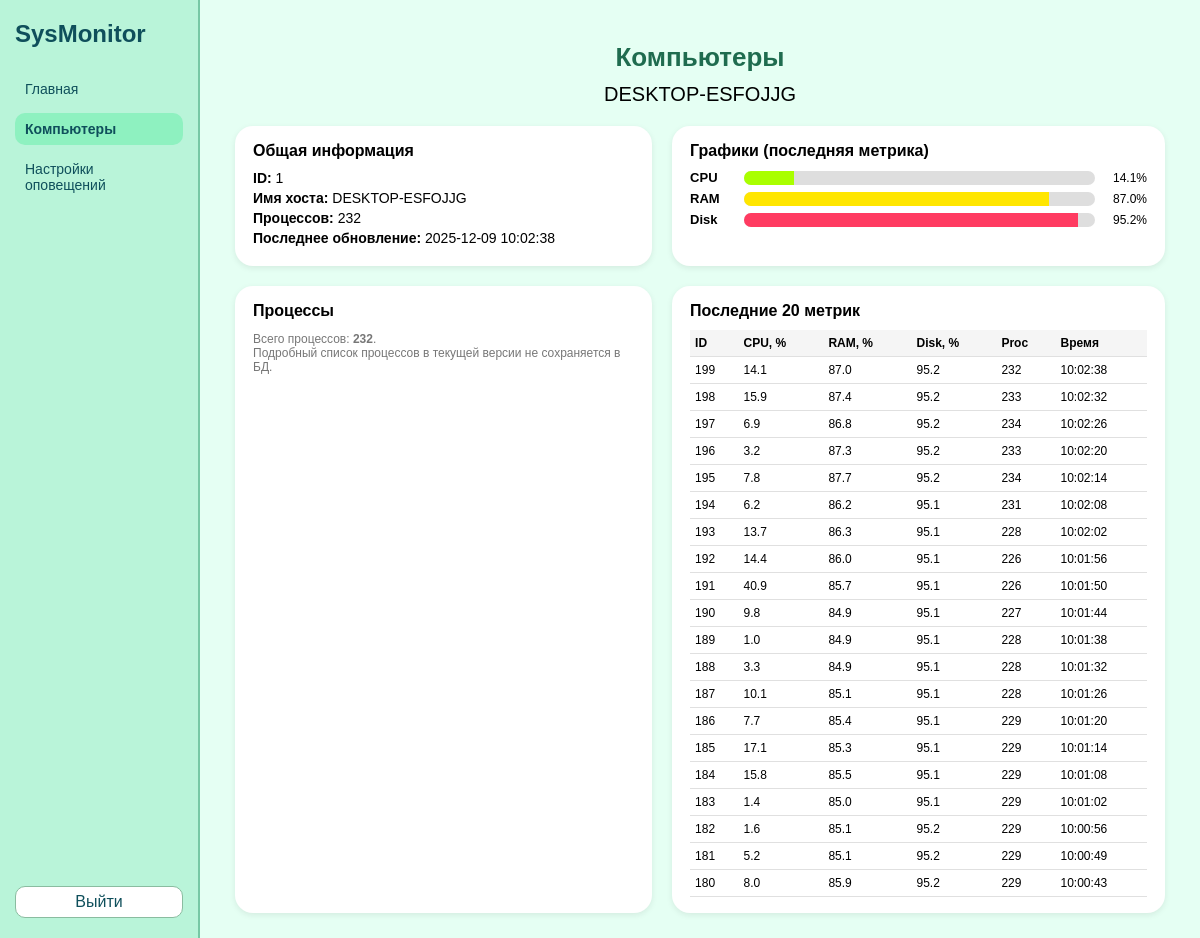
The page /computer/1 (signed in) on the database its author committed.
### app/models.py (models this page shows)
class Computer(db.Model):
    id = db.Column(db.Integer, primary_key=True)
    hostname = db.Column(db.String(128), unique=True, nullable=False)
    created_at = db.Column(db.DateTime, default=datetime.utcnow)
    metrics = db.relationship('Metric', backref='computer', lazy=True, cascade="all, delete-orphan")

class Metric(db.Model):
    id = db.Column(db.Integer, primary_key=True)
    computer_id = db.Column(db.Integer, db.ForeignKey('computer.id'), nullable=False)
    cpu_percent = db.Column(db.Float)
    memory_usage = db.Column(db.Float)
    disk_usage = db.Column(db.Float)
    processes = db.Column(db.Integer)
    timestamp = db.Column(db.DateTime, default=datetime.utcnow)

### app/routes.py (the view)
@main.route('/computer/<int:comp_id>')
@login_required
def computer_detail(comp_id):
    comp = Computer.query.get_or_404(comp_id)
    metrics = (
        Metric.query
        .filter_by(computer_id=comp.id)
        .order_by(Metric.id.desc())
        .limit(20)
        .all()
    )
    return render_template('detail.html', comp=comp, metrics=metrics)

### app/routes.py (called while the page is built)
def login_required(view_func):
    @wraps(view_func)
    def wrapper(*args, **kwargs):
        if not session.get('logged_in'):
            return redirect(url_for('main.login'))
        return view_func(*args, **kwargs)
    return wrapper

### app/templates/detail.html (shortened to what this page needs)
<!DOCTYPE html>
<html lang="ru">
<head>
</head>
<body>
<div class="app">
    <aside class="sidebar">
        <div class="logo-text">SysMonitor</div>
        <div class="menu-item">
            <a href="{{ url_for('main.dashboard') }}">Главная</a>
        </div>
        <div class="menu-item active">
            <a href="{{ url_for('main.index') }}">Компьютеры</a>
        </div>
        <div class="menu-item">
            <a href="{{ url_for('main.alerts_settings') }}">Настройки оповещений</a>
        </div>
        <div class="menu-footer">
            <div class="logout-btn">
                <a href="{{ url_for('main.logout') }}">Выйти</a>
            </div>
        </div>
    </aside>
    <main class="main">
        <h1 class="main-title">Компьютеры</h1>
        <div class="subtitle">{{ comp.hostname }}</div>
        {% if metrics %}
            {% set last = metrics[0] %}
        {% endif %}
        <div class="top-grid">
            <div class="card">
                <div class="card-title">Общая информация</div>
                <div class="info-row">
                    <span class="info-label">ID:</span> {{ comp.id }}
                </div>
                <div class="info-row">
                    <span class="info-label">Имя хоста:</span> {{ comp.hostname }}
                </div>
                {% if last %}
                    <div class="info-row">
                        <span class="info-label">Процессов:</span> {{ last.processes }}</div>
                    <div class="info-row">
                        <span class="info-label">Последнее обновление:</span>
                        {{ last.timestamp.strftime('%Y-%m-%d %H:%M:%S') }}
                    </div>
                {% else %}
                    <div class="info-row placeholder">Данных от агента пока нет.</div>
                {% endif %}
            </div>
            <div class="card">
                <div class="card-title">Графики (последняя метрика)</div>
                {% if last %}
                    <div class="metric-row">
                        <div class="metric-label">CPU</div>
                        <div class="bar-wrapper">
                            <div class="bar-fill bar-cpu" data-width="{{ last.cpu_percent or 0 }}"></div>
                        </div>
                        <div class="metric-value">{{ last.cpu_percent or 0 }}%</div>
                    </div>
                    <div class="metric-row">
                        <div class="metric-label">RAM</div>
                        <div class="bar-wrapper">
                            <div class="bar-fill bar-ram" data-width="{{ last.memory_usage or 0 }}"></div>
                        </div>
                        <div class="metric-value">{{ last.memory_usage or 0 }}%</div>
                    </div>
                    <div class="metric-row">
                        <div class="metric-label">Disk</div>
                        <div class="bar-wrapper">
                            <div class="bar-fill bar-disk" data-width="{{ last.disk_usage or 0 }}"></div>
                        </div>
                        <div class="metric-value">{{ last.disk_usage or 0 }}%</div>
                    </div>
                {% else %}
                    <p class="placeholder">Нет данных для отображения графиков.</p>
                {% endif %}
            </div>
        </div>
        <div class="tables-row" style="margin-top: 20px;">
            <div class="card">
                <div class="card-title">Процессы</div>
                {% if last %}
                    <p class="placeholder">
                        Всего процессов: <strong>{{ last.processes }}</strong>.<br>
                        Подробный список процессов в текущей версии не сохраняется в БД.
                    </p>
                {% else %}
                    <p class="placeholder">Нет данных о процессах.</p>
                {% endif %}
            </div>
            <div class="card">
                <div class="card-title">Последние 20 метрик</div>
                {% if metrics %}
                    <table>
                        <tr>
                            <th>ID</th>
                            <th>CPU, %</th>
                            <th>RAM, %</th>
                            <th>Disk, %</th>
                            <th>Proc</th>
                            <th>Время</th>
                        </tr>
                        {% for m in metrics %}
                            <tr>
                                <td>{{ m.id }}</td>
                                <td>{{ m.cpu_percent }}</td>
                                <td>{{ m.memory_usage }}</td>
                                <td>{{ m.disk_usage }}</td>
                                <td>{{ m.processes }}</td>
                                <td>{{ m.timestamp.strftime('%H:%M:%S') }}</td>
                            </tr>
                        {% endfor %}
                    </table>
                {% else %}
                    <p class="placeholder">Пока нет сохранённых метрик.</p>
                {% endif %}
            </div>
        </div>
    </main>
</div>
</body>
</html>

### app/templates/detail.html (style rules this page uses)
* { box-sizing: border-box; }
body { margin: 0; font-family: Arial, sans-serif; background-color: #e5fff3; }
.app { display: flex; min-height: 100vh; }
.sidebar { width: 200px; background: #b9f4d9; border-right: 2px solid #77c8a5; display: flex; flex-direction: column; padding: 20px 15px; }
.logo-text { font-size: 24px; font-weight: bold; color: #0f4f5b; margin-bottom: 25px; }
.menu-item { padding: 8px 10px; border-radius: 10px; margin-bottom: 8px; }
.menu-item a { text-decoration: none; color: #0f4f5b; font-size: 14px; display: block; }
.menu-item.active { background: #8ef1c0; font-weight: bold; }
.menu-footer { margin-top: auto; }
.logout-btn { margin-top: 20px; padding: 6px 10px; border-radius: 10px; background: #ffffff; border: 1px solid #8abca0; text-align: center; }
.logout-btn a { text-decoration: none; color: #0f4f5b; }
.main { flex: 1; padding: 25px 35px; }
.main-title { font-size: 26px; margin-bottom: 10px; color: #1f6c4f; text-align: center; }
.subtitle { font-size: 20px; margin-bottom: 20px; text-align: center; }
.top-grid { display: grid; grid-template-columns: 1.1fr 1.3fr; gap: 20px; margin-bottom: 20px; }
.card { background: #ffffff; border-radius: 18px; padding: 16px 18px; box-shadow: 0 2px 6px rgba(0,0,0,0.08); }
.card-title { font-size: 16px; margin-bottom: 10px; font-weight: bold; }
.info-row { margin-bottom: 4px; font-size: 14px; }
.info-label { font-weight: bold; }
.metric-row { display: flex; align-items: center; margin: 6px 0; font-size: 13px; }
.metric-label { width: 50px; font-weight: bold; }
.bar-wrapper { flex: 1; margin-left: 4px; background: #dedede; border-radius: 8px; height: 14px; position: relative; overflow: hidden; }
.bar-fill { position: absolute; left: 0; top: 0; bottom: 0; }
.bar-cpu { background: #a9ff00; }
.bar-ram { background: #ffe600; }
.bar-disk { background: #ff3b61; }
.metric-value { width: 46px; text-align: right; font-size: 12px; margin-left: 6px; }
.tables-row { display: grid; grid-template-columns: 1.1fr 1.3fr; gap: 20px; }
table { width: 100%; border-collapse: collapse; font-size: 12px; }
th, td { padding: 6px 5px; border-bottom: 1px solid #e0e0e0; text-align: left; }
th { background: #f5f5f5; }
.placeholder { font-size: 12px; color: #777; }

### rows shown on the page
Computer: hostname "DESKTOP-ESFOJJG", id "1"
Metric: processes "232", timestamp "2025-12-09 10:02:38", cpu_percent "14.1", memory_usage "87.0", disk_usage "95.2", id "199", timestamp "10:02:38"
Metric: id "198", cpu_percent "15.9", memory_usage "87.4", disk_usage "95.2", processes "233", timestamp "10:02:32"
Metric: id "197", cpu_percent "6.9", memory_usage "86.8", disk_usage "95.2", processes "234", timestamp "10:02:26"
Metric: id "196", cpu_percent "3.2", memory_usage "87.3", disk_usage "95.2", processes "233", timestamp "10:02:20"
Metric: id "195", cpu_percent "7.8", memory_usage "87.7", disk_usage "95.2", processes "234", timestamp "10:02:14"
Metric: id "194", cpu_percent "6.2", memory_usage "86.2", disk_usage "95.1", processes "231", timestamp "10:02:08"
Metric: id "193", cpu_percent "13.7", memory_usage "86.3", disk_usage "95.1", processes "228", timestamp "10:02:02"
Metric: id "192", cpu_percent "14.4", memory_usage "86.0", disk_usage "95.1", processes "226", timestamp "10:01:56"
Metric: id "191", cpu_percent "40.9", memory_usage "85.7", disk_usage "95.1", processes "226", timestamp "10:01:50"
Metric: id "190", cpu_percent "9.8", memory_usage "84.9", disk_usage "95.1", processes "227", timestamp "10:01:44"
Metric: id "189", cpu_percent "1.0", memory_usage "84.9", disk_usage "95.1", processes "228", timestamp "10:01:38"
Metric: id "188", cpu_percent "3.3", memory_usage "84.9", disk_usage "95.1", processes "228", timestamp "10:01:32"
Metric: id "187", cpu_percent "10.1", memory_usage "85.1", disk_usage "95.1", processes "228", timestamp "10:01:26"
Metric: id "186", cpu_percent "7.7", memory_usage "85.4", disk_usage "95.1", processes "229", timestamp "10:01:20"
Metric: id "185", cpu_percent "17.1", memory_usage "85.3", disk_usage "95.1", processes "229", timestamp "10:01:14"
Metric: id "184", cpu_percent "15.8", memory_usage "85.5", disk_usage "95.1", processes "229", timestamp "10:01:08"
Metric: id "183", cpu_percent "1.4", memory_usage "85.0", disk_usage "95.1", processes "229", timestamp "10:01:02"
Metric: id "182", cpu_percent "1.6", memory_usage "85.1", disk_usage "95.2", processes "229", timestamp "10:00:56"
Metric: id "181", cpu_percent "5.2", memory_usage "85.1", disk_usage "95.2", processes "229", timestamp "10:00:49"
Metric: id "180", cpu_percent "8.0", memory_usage "85.9", disk_usage "95.2", processes "229", timestamp "10:00:43"
